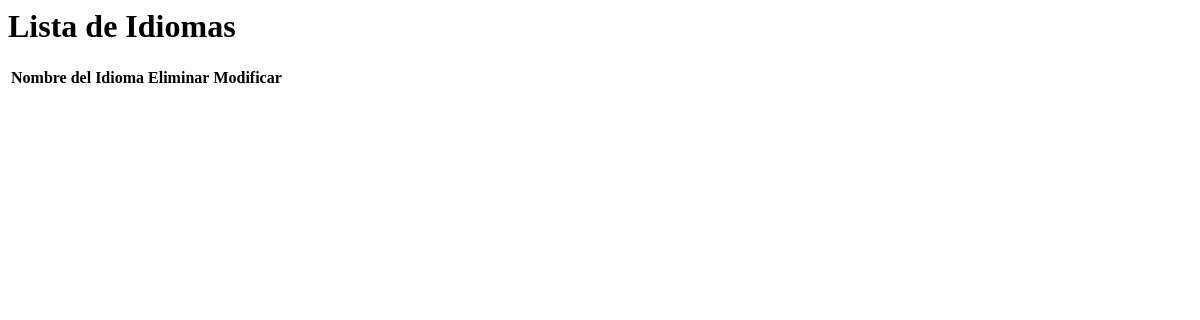
Page /Datos/cargarIdiomas.php on the earlier database version.
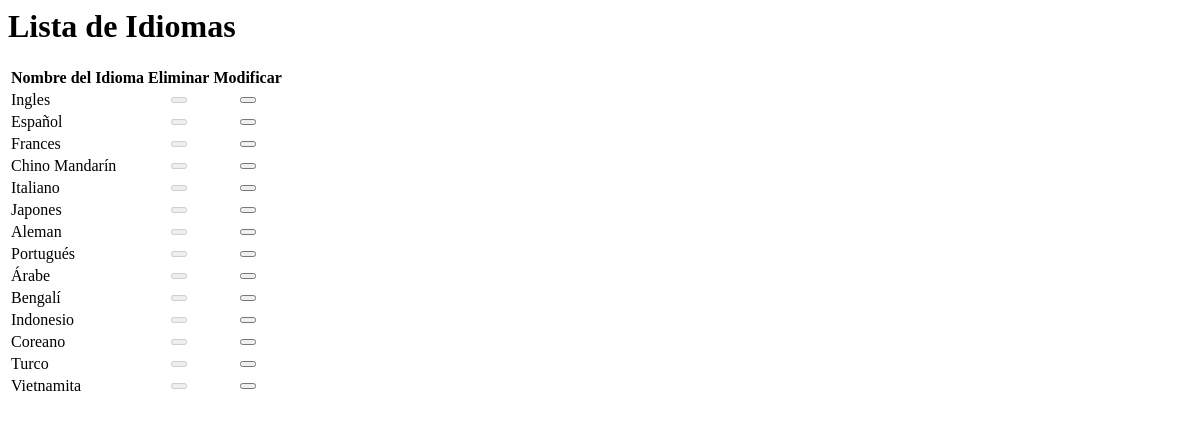
Same page on the later database version.
### tables this page shows
CREATE TABLE IF NOT EXISTS `idioma` (
  `ID_Idioma` int(11) NOT NULL,
  `Idioma` varchar(45) DEFAULT NULL
);

### Datos/cargarIdiomas.php (the view, shortened to what this page needs)
<?php
 $pame = mysql_query("SELECT * FROM idioma");
?>
<html lang="es">
<head>
</head>
<body>
    <div class="row">
        <div class="col-lg-12">
            <h1 class="page-header">Lista de Idiomas</h1>
        </div>
    </div>
    <div class="table-responsive">
        <table class="table table-bordered table-hover table-striped">
            <thead>
        <tr>
            <th><strong>Nombre del Idioma</strong></th>
            <th><strong>Eliminar</strong></th>
            <th><strong>Modificar</strong></th>
        </tr>
            </thead>
      <tbody>
        <?php
        while ($row = mysql_fetch_array($pame)) {
            $id = $row['ID_Idioma'];
         ?>
          <tr>
                  <td><div class="text" id="npais-<?php echo $id ?>"><?php echo $row['Idioma'] ?></div></td>
                  <?php
                echo'  <td> <center>';
                  if($_SESSION['user_rol'] != 100){
               echo ' <button class="elimina btn btn-danger glyphicon glyphicon-trash" disabled="TRUE"></button>
            </center>  </td> ';
                  }else{
              echo  ' <button class="elimina btn btn-danger glyphicon glyphicon-trash"></button>
                </center></td>';
                  }
                  ?>
            <td>
            <center>
                <button   type="button"  id="editar" href="#" class="editarb btn btn-primary glyphicon glyphicon-edit" >
                </button>
            </center>
            </td>
    </tr>
   <?php } ?>
 </tbody>
    </table>
    </div>
</body>
</html>

Differences in the rows shown:
added idioma: Idioma "Ingles"
added idioma: Idioma "Español"
added idioma: Idioma "Frances"
added idioma: Idioma "Chino Mandarín"
added idioma: Idioma "Italiano"
added idioma: Idioma "Japones"
added idioma: Idioma "Aleman"
added idioma: Idioma "Portugués"
added idioma: Idioma "Árabe"
added idioma: Idioma "Bengalí"
added idioma: Idioma "Indonesio"
added idioma: Idioma "Coreano"
added idioma: Idioma "Turco"
added idioma: Idioma "Vietnamita"
